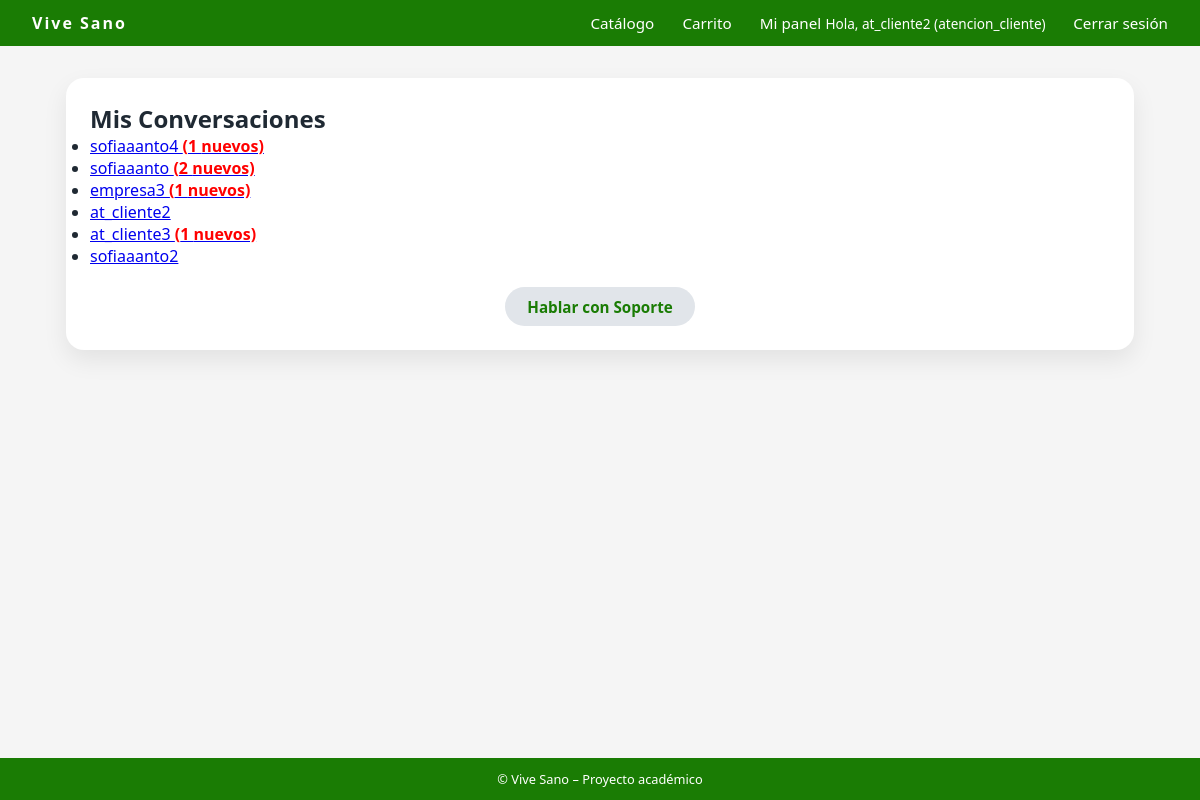
The app's page /mensajeria/conversaciones/ (signed in), older data.
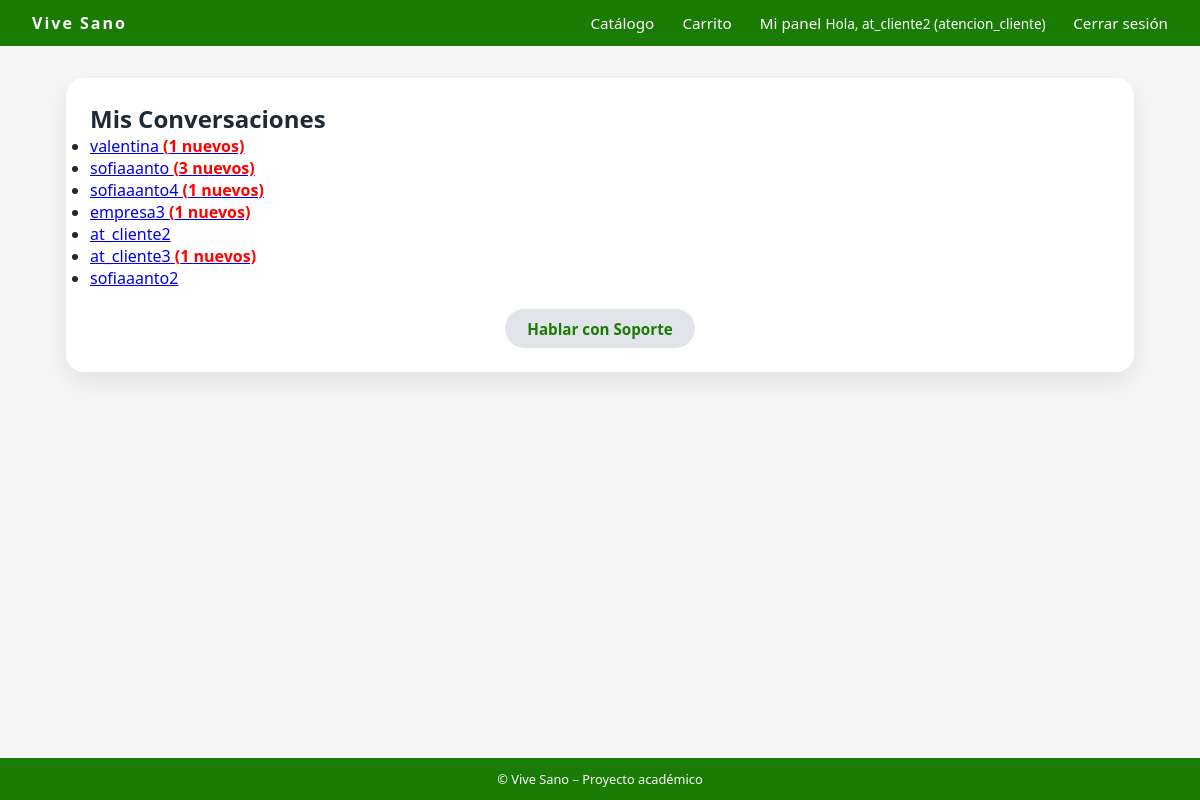
The same page, newer data.
### usuarios/models.py (models this page shows, shortened)
class Usuario(AbstractUser):
    TIPO_CLIENTE = [
        ("natural", "Persona Natural"),
        ("empresa", "Empresa"),
        ("admin", "Administrador"),
        ("atencion_cliente", "Atención al Cliente"),
    ]
    rut = models.CharField(max_length=12, unique=True, blank=True, null=True)
    tipo_cliente = models.CharField(
        max_length=20,
        choices=TIPO_CLIENTE,
        default="natural"
    )

### mensajeria/views.py (the view)
# urls.py: path('conversaciones/', views.lista_conversaciones, name='conversaciones'),
def lista_conversaciones(request):
    user = request.user
    conversaciones = (
        Message.objects.filter(Q(sender=user) | Q(receiver=user))
        .values("sender", "receiver")
        .annotate(last_msg=Max("timestamp"))
        .order_by("-last_msg")
    )
    usuarios_conversando = []
    ids_agregados = set()
    for conv in conversaciones:
        partner_id = conv["receiver"] if conv["sender"] == user.id else conv["sender"]
        if partner_id not in ids_agregados:
            ids_agregados.add(partner_id)
            partner = User.objects.get(id=partner_id)
            partner.unread_count = Message.objects.filter(
                sender=partner,
                receiver=user,
                is_read=False
            ).count()
            usuarios_conversando.append(partner)
    return render(request, "mensajeria/lista_conversaciones.html", {
        "usuarios": usuarios_conversando
    })

### mensajeria/templates/mensajeria/lista_conversaciones.html
{% extends "core/base.html" %}
{% block content %}
<div class="container">
    <div class="card">
        <h2 class="titulo">Mis Conversaciones</h2>
        {% if usuarios %}
            <ul class="lista">
                {% for usuario in usuarios %}
                <li class="item">
                    <a class="link" href="{% url 'mensajeria:chat' usuario.id %}">
                        {{ usuario.username }}
                        {% if usuario.unread_count > 0 %}
                            <strong style="color:red;">
                                ({{ usuario.unread_count }} nuevos)
                            </strong>
                        {% endif %}
                    </a>
                </li>
                {% endfor %}
            </ul>
        {% else %}
            <p>No tienes conversaciones todavía.</p>
        {% endif %}
        <div style="margin-top: 20px; text-align:center;">
            <a href="{% url 'mensajeria:chat_default' %}" class="btn btn-secondary">
                Hablar con Soporte
            </a>
        </div>
    </div>
</div>
{% endblock %}

### core/templates/core/base.html (shortened to what this page needs)
{% load static %}
<!DOCTYPE html>
<html>
<head>
    <link rel="stylesheet" href="{% static 'core/css/styles.css' %}">
</head>
<body>
<div class="site-wrapper">
    <header>
        <nav class="navbar">
            <div class="navbar-logo">
                Vive Sano
            </div>
            <div class="navbar-nav">
                <a href="{% url 'catalogo_productos' %}">Catálogo</a>
                {% if user.is_authenticated %}
                    <a href="{% url 'ver_carrito' %}">Carrito</a>
                    <a href="{% url 'dashboard' %}">Mi panel</a>
                    <span class="navbar-user">
                        Hola, {{ user.username }} ({{ user.tipo_cliente }})
                    </span>
                    <a href="{% url 'logout' %}">Cerrar sesión</a>
                {% else %}
                    <a href="{% url 'login' %}">Iniciar sesión</a>
                    <a href="{% url 'registrar' %}">Crear cuenta</a>
                {% endif %}
            </div>
        </nav>
    </header>
    <main>
        {% block content %}{% endblock %}
    </main>
    <footer class="footer">
        © {{ now|date:"Y" }} Vive Sano – Proyecto académico
    </footer>
</div>
</body>
</html>

Row changes from the older to the newer data that the page shows:
added Usuario: username "valentina", unread_count "1"
changed Usuario "sofiaaanto": unread_count "2" → "3"; moves up the list
